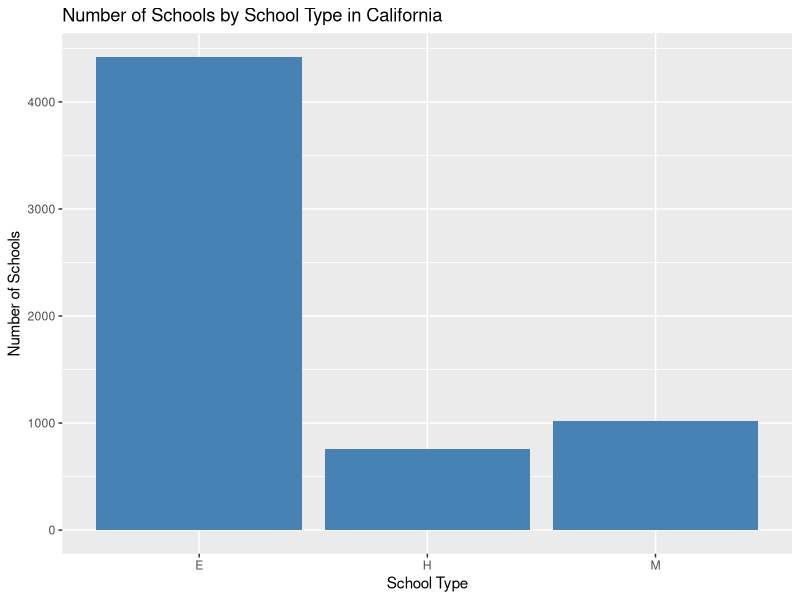
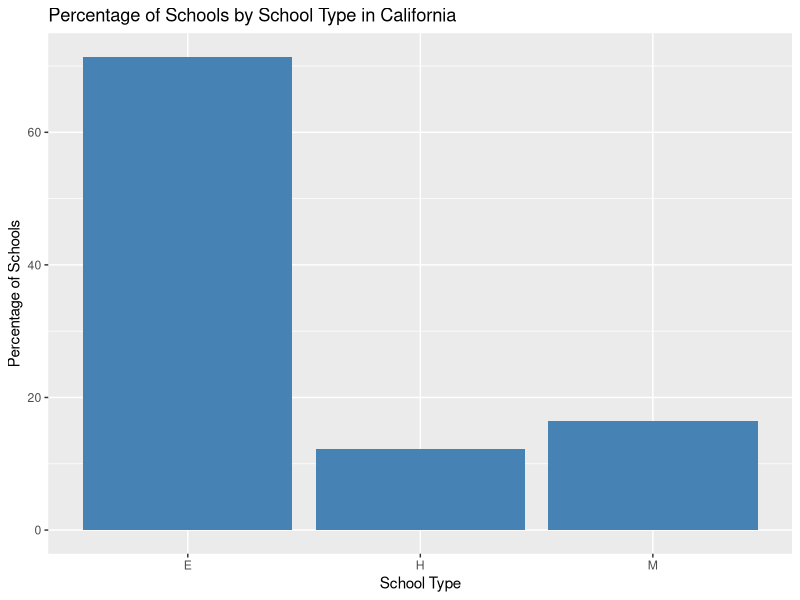
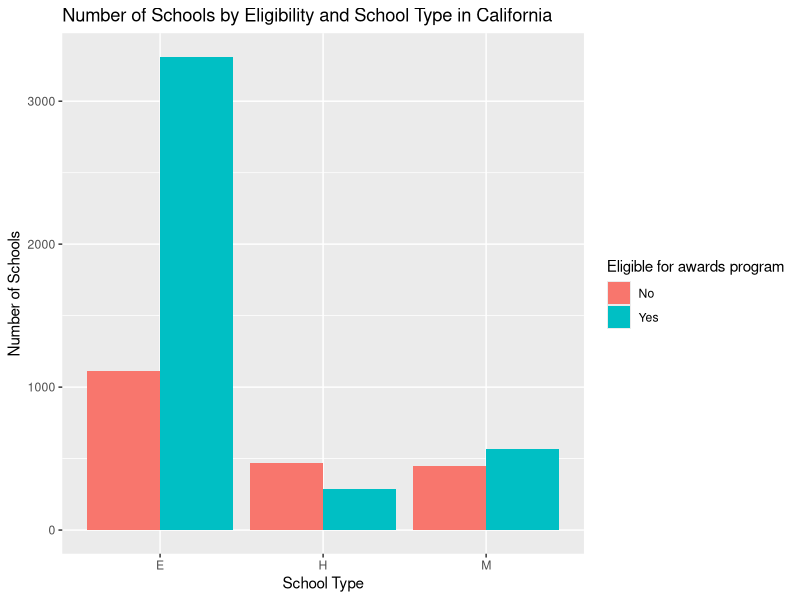
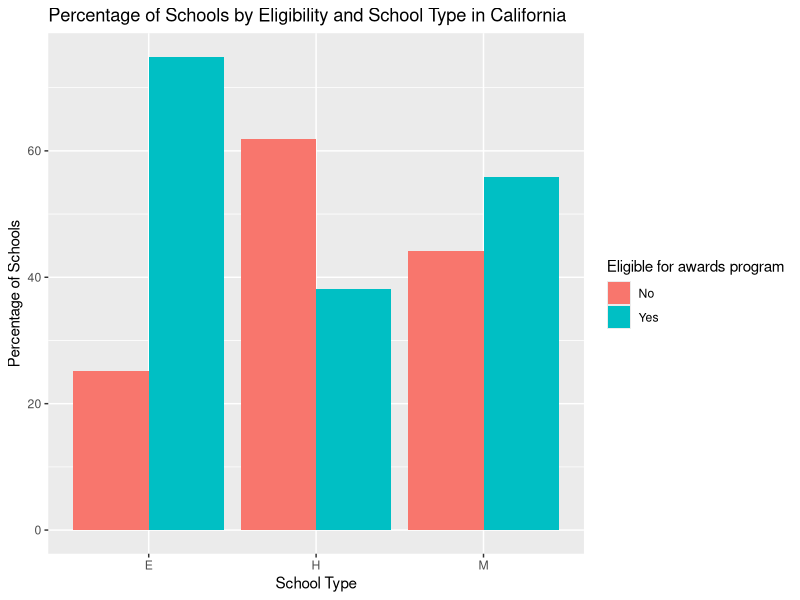
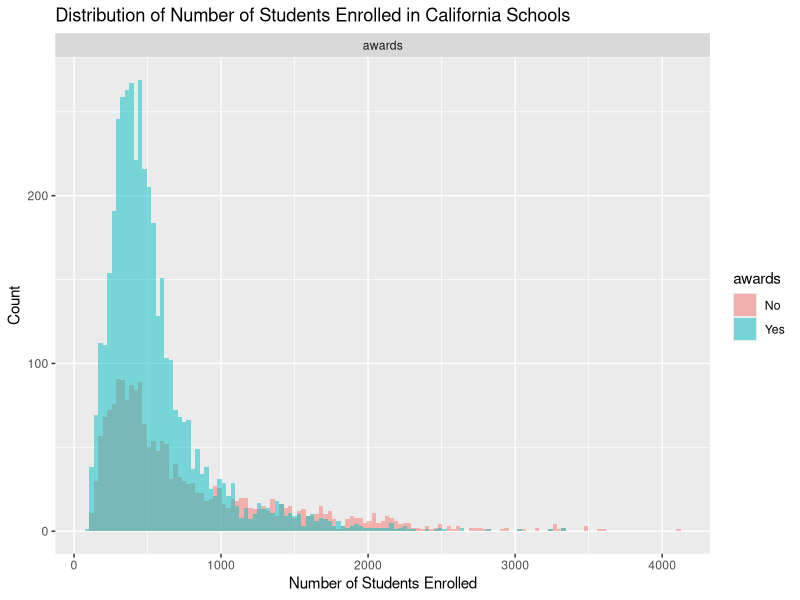

The R source for these figures, in order:
# api: Student performance in California schools

# The Academic Performance Index is computed for all California  schools based on standardised testing of students. The data sets  contain information for all schools with at least 100 students and  for various probability samples of the data. Please see the following website for the columns definitions:
  # https://www.rdocumentation.org/packages/survey/versions/4.1-1/topics/api 

## Details

# "apipop" is the entire population, 
# "apisrs" is a simple random sample, 
# "apiclus1" is a cluster sample of school districts, 
# "apistrat" is a sample stratified by stype, and 
# "apiclus2" is a two-stage cluster sample of schools within districts. 
# The sampling weights in apiclus1 are incorrect (the weight should be 757/15) but are as obtained from UCLA.

# Assignment 4
# To use the "apipop" dataframe please run the following syntaxes. The dataframe for all parts is "apipop".
# ========================================================================
library(tidyverse)
library(survey)
data(api)

# ========================================================================

## Part a) 
# create a bar plot to show the number of schools in each school type (Elementary/Middle/High School) in California. 
# ========================================================================
counts <- table(apipop$'stype')

ggplot(data = data.frame(counts), aes(x = Var1, y = counts)) +
  geom_bar(stat = "identity", fill = "steelblue") +
  ggtitle("Number of Schools by School Type in California") +
  xlab("School Type") +
  ylab("Number of Schools")


# ========================================================================

## Part b) 
# create a bar plot to show the percentage of schools in each school type (Elementary/Middle/High School) in California. 
# ========================================================================
counts <- prop.table(table(apipop$'stype')) * 100

# Create the bar plot
ggplot(data = data.frame(counts), aes(x = Var1, y = Freq)) +
  geom_bar(stat = "identity", fill = "steelblue") +
  ggtitle("Percentage of Schools by School Type in California") +
  xlab("School Type") +
  ylab("Percentage of Schools")

# ========================================================================

## Part c) 
# create a bar plot to show the number of schools that are "Eligible for awards program" or not in each school type (Elementary/Middle/High School).  
# ========================================================================
counts <- table(apipop$'stype', apipop$'awards')

df_counts <- data.frame(counts)
colnames(df_counts) <- c("stype", "awards", "Count")

ggplot(data = df_counts, aes(x = stype, y = Count, fill = awards)) +
  geom_bar(stat = "identity", position = "dodge") +
  ggtitle("Number of Schools by Eligibility and School Type in California") +
  xlab("School Type") +
  ylab("Number of Schools") +
  scale_fill_discrete(name = "Eligible for awards program", labels = c("No", "Yes"))

# ========================================================================

## Part d) 
# create a bar plot to show the percentage of schools that are "Eligible for awards program" or not in each school type (Elementary/Middle/High School).  

# ========================================================================
counts <- prop.table(table(apipop$'stype', apipop$'awards'), margin = 1) * 100

df_counts <- data.frame(counts)
colnames(df_counts) <- c("stype", "awards", "Percentage")

ggplot(data = df_counts, aes(x = stype, y = Percentage, fill = awards)) +
  geom_bar(stat = "identity", position = "dodge") +
  ggtitle("Percentage of Schools by Eligibility and School Type in California") +
  xlab("School Type") +
  ylab("Percentage of Schools") +
  scale_fill_discrete(name = "Eligible for awards program", labels = c("No", "Yes"))


# ========================================================================

## Part e) 
# use facet to create two histogram to show the distributions of the "number of students enrolled" in all school whether are "Eligible for awards program" or not (bins=30).
# ========================================================================
ggplot(data = apipop, aes(x = enroll, fill = awards)) +
  geom_histogram(binwidth = 30, alpha = 0.5, position = "identity") +
  ggtitle("Distribution of Number of Students Enrolled in California Schools") +
  xlab("Number of Students Enrolled") +
  ylab("Count") +
  facet_wrap(~ 'awards', ncol = 2)

# ========================================================================
